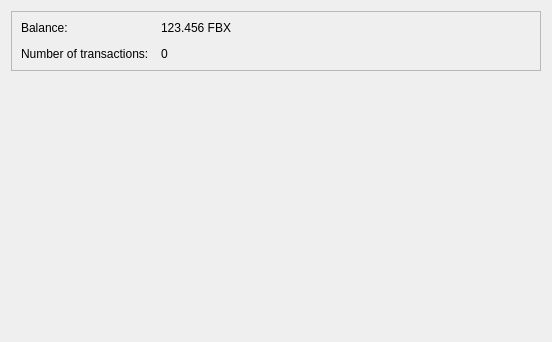
<?xml version="1.0" encoding="UTF-8"?>
<ui version="4.0">
 <class>OverviewPage</class>
 <widget class="QWidget" name="OverviewPage">
  <property name="geometry">
   <rect>
    <x>0</x>
    <y>0</y>
    <width>552</width>
    <height>342</height>
   </rect>
  </property>
  <property name="windowTitle">
   <string>Form</string>
  </property>
  <layout class="QVBoxLayout" name="verticalLayout_2">
   <item>
    <widget class="QFrame" name="frame">
     <property name="frameShape">
      <enum>QFrame::StyledPanel</enum>
     </property>
     <property name="frameShadow">
      <enum>QFrame::Raised</enum>
     </property>
     <layout class="QFormLayout" name="formLayout_2">
      <property name="fieldGrowthPolicy">
       <enum>QFormLayout::AllNonFixedFieldsGrow</enum>
      </property>
      <property name="horizontalSpacing">
       <number>12</number>
      </property>
      <property name="verticalSpacing">
       <number>12</number>
      </property>
      <item row="0" column="0">
       <widget class="QLabel" name="label">
        <property name="text">
         <string>Balance:</string>
        </property>
       </widget>
      </item>
      <item row="0" column="1">
       <widget class="QLabel" name="labelBalance">
        <property name="text">
         <string>123.456 FBX</string>
        </property>
       </widget>
      </item>
      <item row="1" column="0">
       <widget class="QLabel" name="label_2">
        <property name="text">
         <string>Number of transactions:</string>
        </property>
       </widget>
      </item>
      <item row="1" column="1">
       <widget class="QLabel" name="labelNumTransactions">
        <property name="text">
         <string>0</string>
        </property>
       </widget>
      </item>
     </layout>
    </widget>
   </item>
   <item>
    <spacer name="verticalSpacer">
     <property name="orientation">
      <enum>Qt::Vertical</enum>
     </property>
     <property name="sizeHint" stdset="0">
      <size>
       <width>20</width>
       <height>40</height>
      </size>
     </property>
    </spacer>
   </item>
  </layout>
 </widget>
 <resources/>
 <connections/>
</ui>
